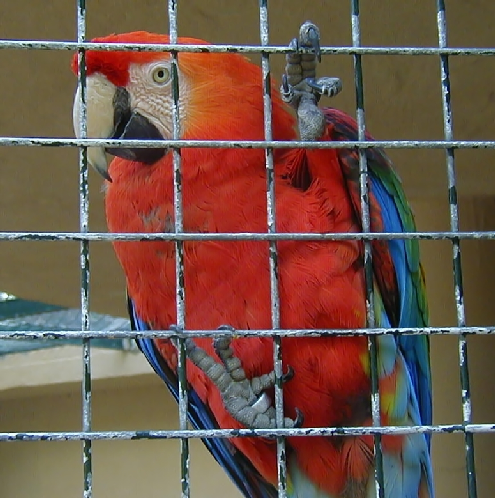
%> input picture images/parrot.ppm, 495 x 498 px
$ octave myMainscript.m   (GNU Octave 9; MATLAB toolbox functions it lacks are replaced by stand-ins)
%> lines starting %> are read from the running program, lines starting %| are printed output that depends on the picture; in (x1, y1, x2, y2) boxes, pixels count from 0 and x2, y2 are one past the last pixel; in counts of white or black regions, pixels touching at a corner belong together; the program's own positions count from 1
### pde_inpaint.m
function [img] = pde_inpaint(img,mask,window_size,gaussian_sigma,dt,iter)
    [m,n,k]=size(img);
    G=fspecial('gaussian',2,gaussian_sigma);
    A=zeros(m,n,k,2,2);
    Asigma=zeros(m,n,k,2,2);
    As=zeros(2,2);

    ini_min = min(min(min(img)))
    ini_max = max(max(max(img)))

    for i = 1:m
        for j = 1:n
            if(mask(i,j)>0)
                for l = 1:k
                    img(i,j,l) = (ini_max-ini_min)/2 + ini_min;
                end
            end
        end
    end

    imshow(img)

    for i = 1:m
        for j = 1:n
            if(mask(i,j)>0)
                for l = 1:k
                    img(i,j,l) = 0;
                end
            end
        end
    end

    for i = 1:m
        for j = 1:n
            if(mask(i,j)>0)
                for k = 1:10
                    if i>k
                        if j>k && mask(i-k,j-k) == 0
                            img(i,j,:) = img(i-k,j-k,:);
                            break;
                        end
                        if j+k <= n && mask(i-k,j+k) == 0
                            img(i,j,:) = img(i-k,j+k,:);
                            break;
                        end
                    end
                    if i+k <= m
                        if j>k && mask(i+k,j-k) == 0
                            img(i,j,:) = img(i+k,j-k,:);
                            break;
                        end
                        if j+k <= n && mask(i+k,j+k) == 0
                            img(i,j,:) = img(i+k,j+k,:);
                            break;
                        end
                    end
                end
            end
        end
    end

    for i=1:iter
        I=img;

        imgnan = sum(sum(sum(sum(sum(isnan(img))))))

        [Ix,Iy]=gradient(I);


        A(:,:,:,2,2)=Iy.*Iy;
        A(:,:,:,2,1)=Ix.*Iy;
        A(:,:,:,1,2)=Ix.*Iy;
        A(:,:,:,1,1)=Ix.*Ix;

        amin = min(min(min(min(min(A)))))
        amax = max(max(max(max(max(A)))))
        anan = sum(sum(sum(sum(sum(isnan(A))))))

        Asigma(:,:,:)=imfilter(A(:,:,:),G); %smoothened structure tensor
        for x=1+floor(window_size/2):m-floor(window_size/2)
            for y=1+floor(window_size/2):n-floor(window_size/2)
                if(mask(x,y) > 0)
                    for z=1:k
                        As(:,:)=Asigma(x,y,z,:,:);

                        if(sum(sum(isnan(As))))
                            x,y,z
                            mask(x,y)
                        end

                        [V,D]=eig(As);
                        fminus=1/sqrt(1+D(1,1)+D(2,2));
                        fplus=fminus^2;
                        T=fplus*V(:,2)*V(:,2).'+fminus*V(:,1)*V(:,1).';
                        % T=V(:,2)*V(:,2).';
                        GTt=myKernel(T,window_size,dt);
                        img(x,y,z)= sum(sum(GTt.*I(x-floor(window_size/2):x+floor(window_size/2),y-floor(window_size/2):y+floor(window_size/2),z)).');
                    end
                end
            end
        end
        imshow(mat2gray(img));
        fprintf('iteration number %i\n', i) ;
    end
end

### myMainscript.m
clear;
clc;
%% Mainscipt
% [19 lines of commented-out code are left out]

%% magnification
% tic
%
% img = imread('images/lena64.png');
% img=255*im2double(img);
%
% mag_img = imresize(img,4,'nearest');
% mag_img=255*im2double(mag_img);
% imshow(mat2gray(mag_img));
%
% figure()
% new_img=myRegularize(mag_img,mag_img,7,20,0,100,20);
%
% toc

%% Improvement of Lossy Compressed Images
% [10 lines of commented-out code are left out]


%% inpainting
tic

img = imread( 'images/parrot.ppm' );
%> img is the input picture: size 498x495x3 uint8; mean R, G, B 112.6, 85.2, 72.8
mask = imread( 'images/parrot_mask.pgm' );
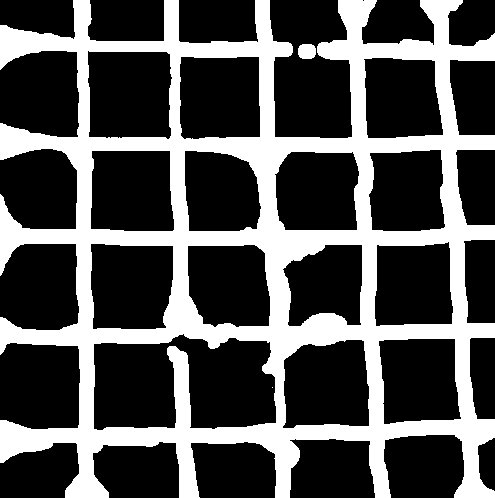
%> input picture images/parrot_mask.pgm, 495 x 498 px
%> mask is the input picture: size 498x495 uint8; 31.3% white; 3 white regions (1 under 20 px), largest, box (x1, y1, x2, y2) and area: (0, 0, 495, 498) 76851, (298, 44, 316, 59) 238

img=255*im2double(img);
%> img: size 498x495x3 double
[m, n, k] = size(img);
%> m = 498; n = 495; k = 3
imshow((mat2gray(img)));

figure()

new_img = pde_inpaint(img, mask, 5, 4.5, 500, 200);
%> in pde_inpaint, `ini_min = min(min(min(img)))`: ini_min = 0
%> in pde_inpaint, `ini_max = max(max(max(img)))`: ini_max = 255
%> after the loop in pde_inpaint, `for i = 1:m`:
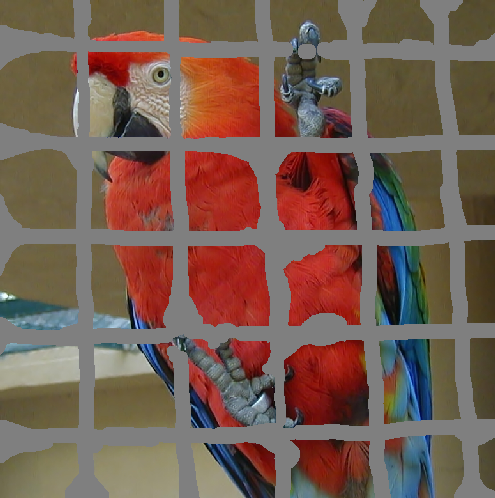
%> img: size 498x495x3 double; mean R, G, B 118.4, 94.1, 82.4
%> in pde_inpaint, `imshow(img)`:
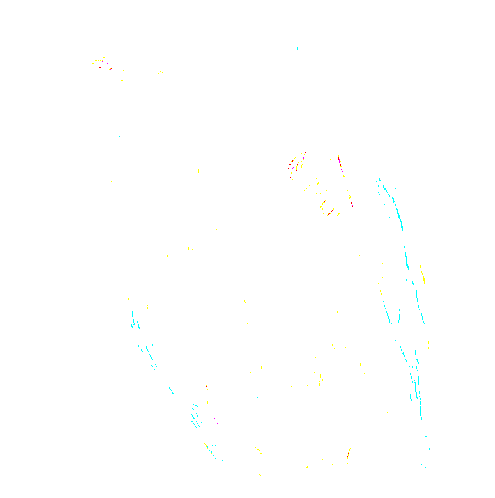
%> displayed picture: size 498x495x3, on the screen's scale of 0 to 255; mean R, G, B 254.6, 255, 254.8
%> after the loop in pde_inpaint, `for i = 1:m`:
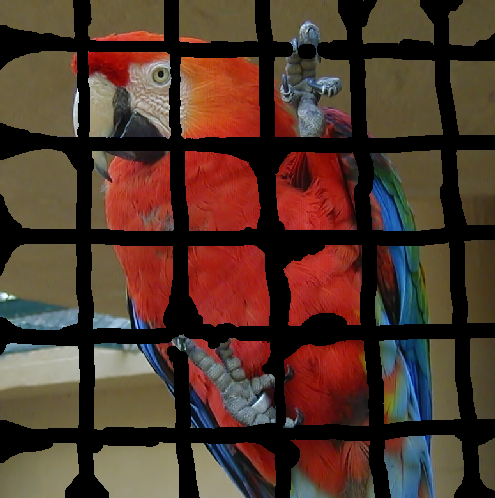
%> img: size 498x495x3 double; mean R, G, B 78.6, 54.2, 42.5
%> after the loop in pde_inpaint, `for i = 1:m`:
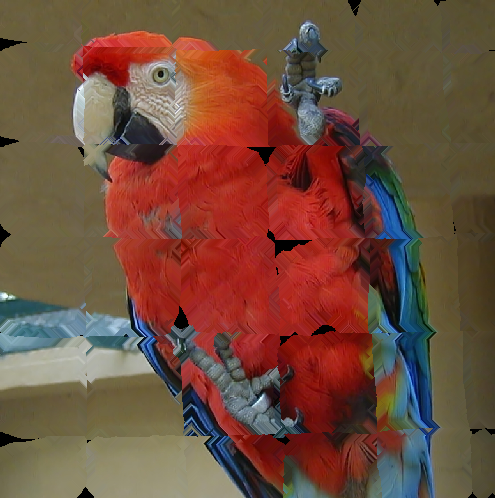
%> img: size 498x495x3 double; mean R, G, B 112.8, 77.4, 61
%> the loop in pde_inpaint, `for i=1:iter` made 1 pass
%> (imgnan, amin, amax, anan) on pass 1: (0, -9976, 20164, 0)
%> pass 1, in pde_inpaint, `[Ix,Iy]=gradient(I);`:
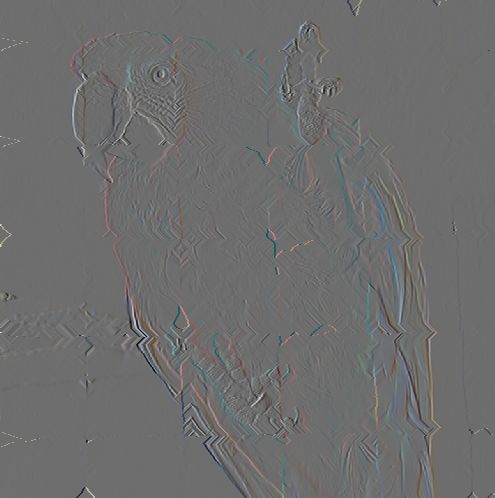
%> Ix: size 498x495x3 double; mean R, G, B 0, -0.1, -0.1; drawn with min black and max white
%> pass 1, in pde_inpaint, `[Ix,Iy]=gradient(I);`:
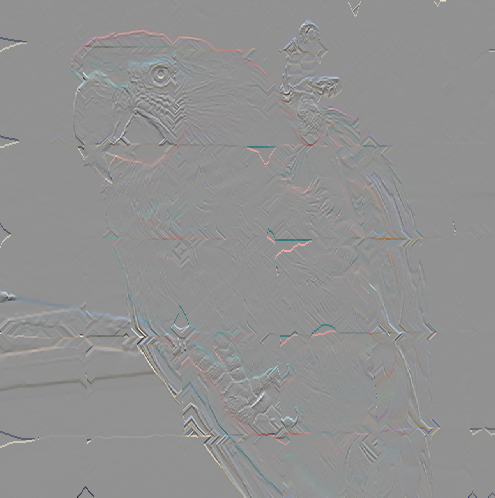
%> Iy: size 498x495x3 double; mean R, G, B 0, 0.1, 0.1; drawn with min black and max white
%> the run ends on the next line
